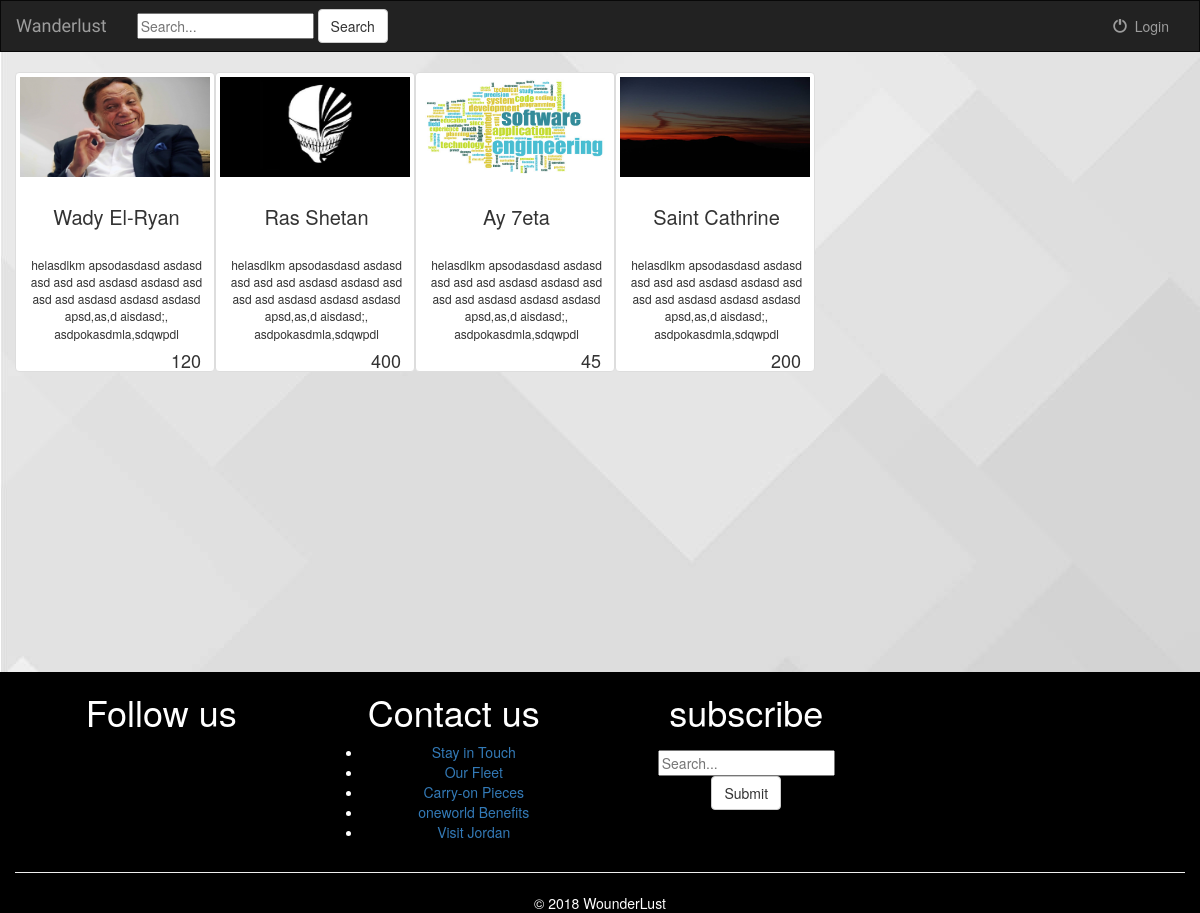
/Wanderlust/, run on the app's committed database.
### trips/models.py (models this page shows, shortened)
class Trip(models.Model):
    name = models.CharField(max_length=250)
    description = models.TextField(max_length=5000, null=True)
    origin = models.CharField(max_length=50, default="Cairo")
    destination = models.CharField(max_length=50)
    departing_date = models.DateField()
    returning_date = models.DateField()
    transportstion = models.CharField(max_length=10, choices=trans_Choices)
    residence = models.CharField(max_length=20, choices=residence_Choices)
    adult_price = models.PositiveSmallIntegerField(default=0)
    kid_price = models.PositiveSmallIntegerField(default=0)
    capacity = models.PositiveSmallIntegerField(default=0)
    reservation = models.ManyToManyField(User, blank=True)
    trip_image1 = models.FileField(default='', blank=True)
    trip_image2 = models.FileField(default='', blank=True)
    trip_image3 = models.FileField(default='', blank=True)
    def check_time(self):
        date_today = date.today()
        if  date_today <= self.departing_date :
            return True
        else:
            return False

### trips/views.py (the view)
class IndexView(generic.ListView):
    template_name = 'trips/index.html'
    context_object_name = 'all_trips'
    def get_queryset(self):
        query = self.request.GET.get('q')
        if query:
            return Trip.objects.filter(
                Q(name__icontains=query) |
                Q(destination__icontains=query)
            )
        else:
            return Trip.objects.all()

### trips/templates/trips/index.html
{%  extends 'trips/base.html' %}
{%  block body %}
<div class="albums-container container-fluid" style="height:400px">
    <div class="row "  >
            {% for trip in all_trips %}
                                {%  if trip.check_time %}
                <div class="col-sm-4 col-lg-2">
                    <div class="thumbnail" style="width: 200px ; height: 300px;  ">
                        <a href="{% url 'trips:detail' trip.id %}">
                            <img style="width: 200px ; height: 100px;" src="{{ trip.trip_image1.url }}" class="img-responsive">
                        </a>
                        <div class="caption">
                            <div class="caption-title" style="width: 175px ; height: 50px;">
                                <h2 style="font-size: 20px">{{ trip.name }}</h2> </div>
                            <div class="caption-desc" style="width: 175px ; height: 85px;">
                                <p style="font-size: 12px">helasdlkm apsodasdasd asdasd asd asd asd asdasd  asdasd asd asd asd asdasd asdasd asdasd apsd,as,d aisdasd;, asdpokasdmla,sdqwpdl</p>
                            </div>
                            <div class="caption-prince">
                                <h4 style="text-align: right ;"> {{ trip.adult_price }}</h4>
                            </div>
</div>
        </div>
        </div>
                {% endif %}
          {%  endfor %}
    </div>
    </div>
{%  endblock %}

### trips/static/trips/style.css (style rules this page uses)
body { background: white url("images/background.jpg"); }

### data on the page
Trip: trip_image1 (picture), name "Wady El-Ryan", adult_price "120"
Trip: trip_image1 (picture), name "Ras Shetan", adult_price "400"
Trip: trip_image1 (picture), name "Ay 7eta", adult_price "45"
Trip: trip_image1 (picture), name "Saint Cathrine", adult_price "200"
